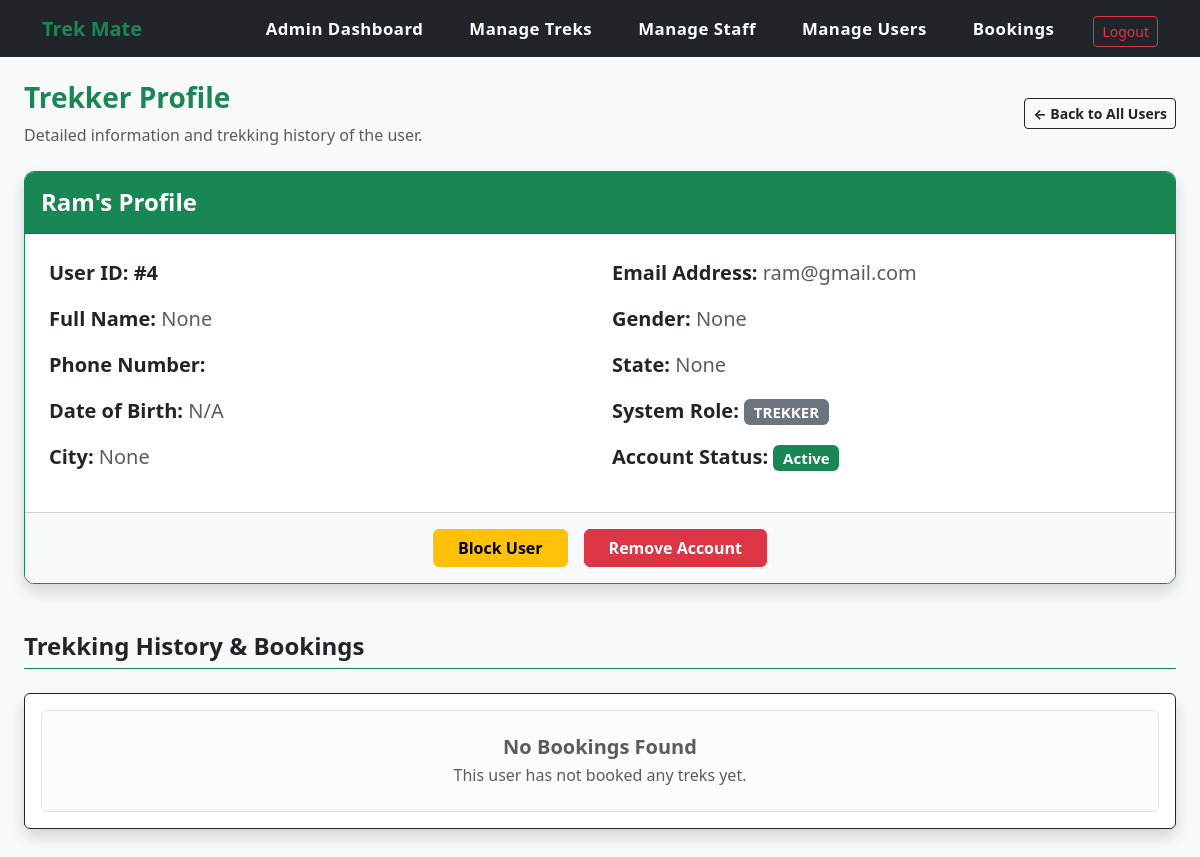
The page /admin/view_user_profile/4 (signed in) on the database as committed earlier.
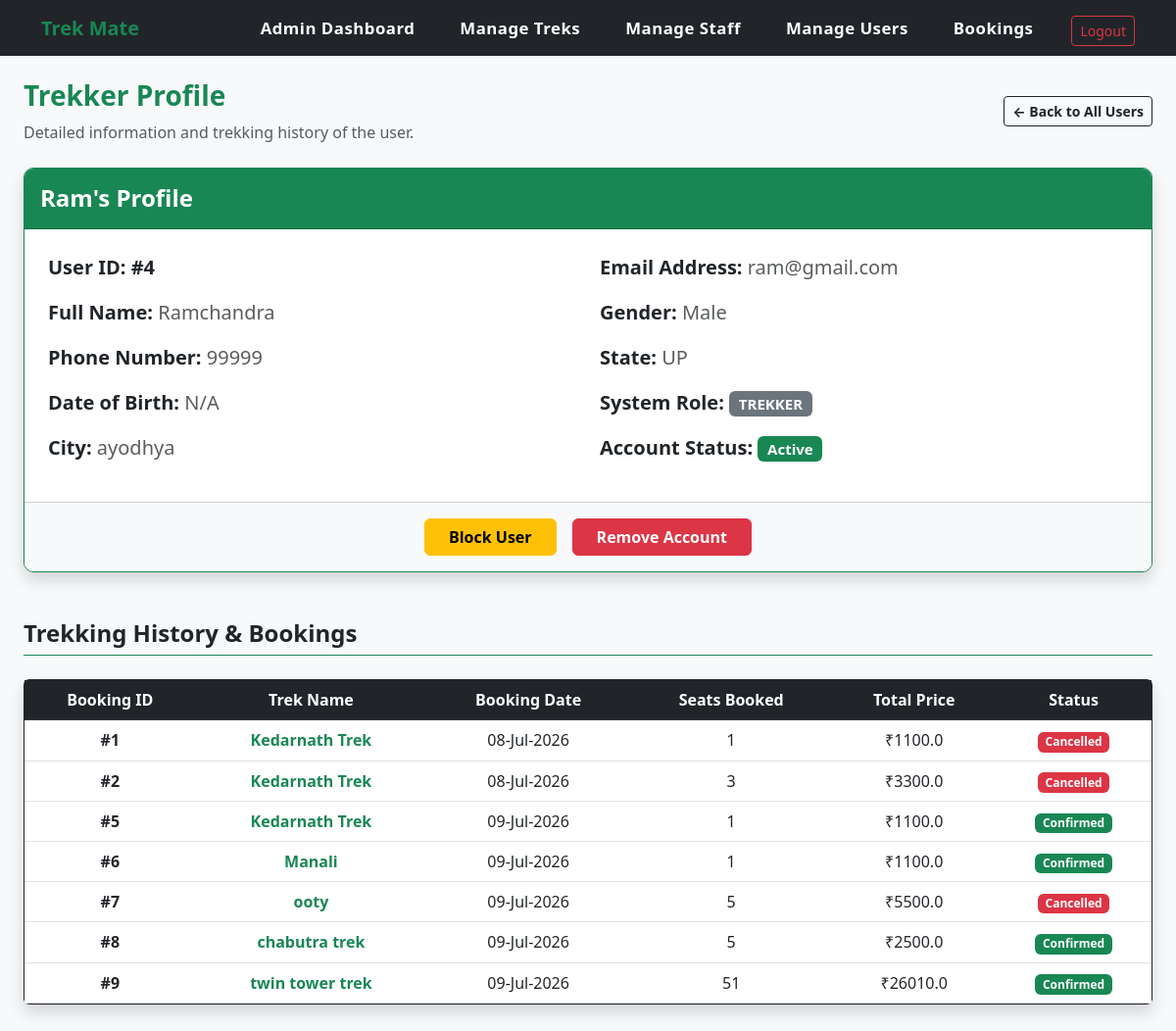
The same page on the database as committed later.
### app.py (models this page shows)
class User(db.Model):
    __tablename__ = 'trekmate_user'
    id = db.Column(db.Integer, primary_key=True)
    username = db.Column(db.String(60), unique=True, nullable=False)
    email = db.Column(db.String(100), unique=True, nullable=False)
    password = db.Column(db.String(120), nullable=False)
    role = db.Column(db.String(10), nullable=False, default='trekker')  # 'trekker' or 'staff'
    status = db.Column(db.String(15), default='Active')  # 'active' or 'blacklisted'
    full_name = db.Column(db.String(120))
    phone_number = db.Column(db.String(20), default="")
    gender = db.Column(db.String(10))
    date_of_birth = db.Column(db.Date)
    city = db.Column(db.String(50))
    state = db.Column(db.String(50))
    bio = db.Column(db.Text, default="")
    staff_profile = db.relationship('StaffProfile', backref='user', uselist=False, cascade="all, delete-orphan")
    bookings = db.relationship('Booking', backref='user', lazy=True)

class Booking(db.Model):
    __tablename__ = 'trekmate_booking'
    id = db.Column(db.Integer, primary_key=True)
    trek_id = db.Column(db.Integer, db.ForeignKey('trekmate_treks.id'), nullable=False)
    user_id = db.Column(db.Integer, db.ForeignKey('trekmate_user.id'), nullable=False)
    seats_booked = db.Column(db.Integer, nullable=False)
    total_price = db.Column(db.Float, nullable=False)
    booking_date = db.Column(db.DateTime, default=datetime.utcnow)
    booking_status = db.Column(db.String(15), default='Booked')  # Status can be 'Booked', 'Cancelled', or 'Completed'
    payment_status = db.Column(db.String(15), default='Pending')  # Payment status can be 'Pending', 'Paid', or 'Failed'

class Trek(db.Model):
    __tablename__ = 'trekmate_treks'
    id = db.Column(db.Integer, primary_key=True)
    name = db.Column(db.String(100), nullable=False)
    location = db.Column(db.String(100), nullable=False)
    state = db.Column(db.String(50), nullable=False)
    country = db.Column(db.String(50), nullable=False, default='India')
    description = db.Column(db.Text, nullable=True)
    duration = db.Column(db.Integer, nullable=False)
    difficulty = db.Column(db.String(20), nullable=False)
    available_slots = db.Column(db.Integer, nullable=False)
    price = db.Column(db.Float, nullable=False, default=0.0)
    status = db.Column(db.String(15), nullable=False, default='upcoming')
    start_date = db.Column(db.Date, nullable=False)
    end_date = db.Column(db.Date, nullable=False)
    assigned_staff = db.Column(db.String(100), nullable=True)  # Optional field to store staff name or ID
    staff_id = db.Column(db.Integer, db.ForeignKey('trekmate_staff.id'))
    bookings = db.relationship('Booking', backref='trek', lazy=True)

### app.py (the view)
@app.route("/admin/view_user_profile/<int:user_id>")
def view_user_profile(user_id):
    if session.get('user_id') == None or session.get('role') != 'admin':
        return redirect(url_for('login'))
    user = User.query.get(user_id)
    if user:
        return render_template("user_profile.html", user=user)# here we call user_profile and send users data
    else:
        flash("User not found !", "danger")
        return redirect(url_for('manage_users'))

### templates/user_profile.html (shortened to what the changed rows need)
{% extends 'base.html' %}
{% block content %}
<div class="card shadow border-success mb-5" style="border-radius: 10px; overflow: hidden;">
    <div class="card-header bg-success text-white py-3 d-flex align-items-center">
        <h4 class="mb-0 fw-bold">{{ user.username }}'s Profile</h4>
    </div>
    <div class="card-body p-4">
        <div class="row fs-5">
            <div class="col-md-6 mb-3 mb-md-0">
                <p class="mb-3"><strong>User ID:</strong> <span class="fw-bold text-dark">#{{ user.id }}</span></p>
                <p class="mb-3"><strong>Full Name:</strong> <span class="text-muted">{{ user.full_name | default('N/A') }}</span></p>
                <p class="mb-3"><strong>Phone Number:</strong> <span class="text-muted">{{ user.phone_number | default('N/A') }}</span></p>
                <p class="mb-3"><strong>City:</strong> <span class="text-muted">{{ user.city | default('N/A') }}</span></p>
            </div>
            <div class="col-md-6">
                <p class="mb-3"><strong>Email Address:</strong> <span class="text-muted">{{ user.email }}</span></p>
                <p class="mb-3"><strong>Gender:</strong> <span class="text-muted">{{ user.gender | default('N/A') }}</span></p>
                <p class="mb-3"><strong>State:</strong> <span class="text-muted">{{ user.state | default('N/A') }}</span></p>
                <p class="mb-3"><strong>System Role:</strong> <span class="badge bg-secondary text-uppercase">{{ user.role }}</span></p>
            </div>
        </div>
    </div>
</div>
<div class="mt-5 mb-5">
    <div class="card shadow border-dark">
        <div class="card-body p-0 table-responsive">
            {% if user.bookings %}
                <table class="table table-hover mb-0 text-center align-middle">
                    <thead class="table-dark">
                        <tr>
                            <th>Booking ID</th>
                            <th>Trek Name</th>
                            <th>Booking Date</th>
                            <th>Seats Booked</th>
                            <th>Total Price</th>
                            <th>Status</th>
                        </tr>
                    </thead>
                    <tbody>
                        {% for booking in user.bookings %}
                        <tr>
                            <td class="fw-bold">#{{ booking.id }}</td>
                            <td class="text-success fw-bold">{{ booking.trek.name }}</td>
                            <td>{{ booking.booking_date.strftime('%d-%b-%Y') }}</td>
                            <td>{{ booking.seats_booked }}</td>
                            <td>₹{{ booking.total_price }}</td>
                            <td>
                                {% if booking.booking_status == 'Cancelled' %}
                                    <span class="badge bg-danger">{{ booking.booking_status }}</span>
                                {% else %}
                                    <span class="badge bg-success">{{ booking.booking_status }}</span>
                                {% endif %}
                            </td>
                        </tr>
                        {% endfor %}
                    </tbody>
                </table>
            {% else %}
                <div class="alert alert-light text-center m-3 p-4 border text-muted">
                    <h5 class="fw-bold mb-1">No Bookings Found</h5>
                    <p class="mb-0">This user has not booked any treks yet.</p>
                </div>
            {% endif %}
        </div>
    </div>
</div>
{% endblock %}

Rows that differ between the two databases and show on the page:
changed User "Ram": full_name "None" → "Ramchandra"; phone_number (not shown) → "99999"; city "None" → "ayodhya"; gender "None" → "Male"; state "None" → "UP"
added Booking: id "1", trek.name "Kedarnath Trek", booking_date "08-Jul-2026", seats_booked "1", total_price "1100.0", booking_status "Cancelled"
added Booking: id "2", trek.name "Kedarnath Trek", booking_date "08-Jul-2026", seats_booked "3", total_price "3300.0", booking_status "Cancelled"
added Booking: id "5", trek.name "Kedarnath Trek", booking_date "09-Jul-2026", seats_booked "1", total_price "1100.0", booking_status "Confirmed"
added Booking: id "6", trek.name "Manali", booking_date "09-Jul-2026", seats_booked "1", total_price "1100.0", booking_status "Confirmed"
added Booking: id "7", trek.name "ooty", booking_date "09-Jul-2026", seats_booked "5", total_price "5500.0", booking_status "Cancelled"
added Booking: id "8", trek.name "chabutra trek", booking_date "09-Jul-2026", seats_booked "5", total_price "2500.0", booking_status "Confirmed"
added Booking: id "9", trek.name "twin tower trek", booking_date "09-Jul-2026", seats_booked "51", total_price "26010.0", booking_status "Confirmed"
Other text that changed with them:
text no longer shown: "No Bookings Found This user has not booked any treks yet."
text now shown: "Booking ID Trek Name Booking Date Seats Booked Total Price Status"
